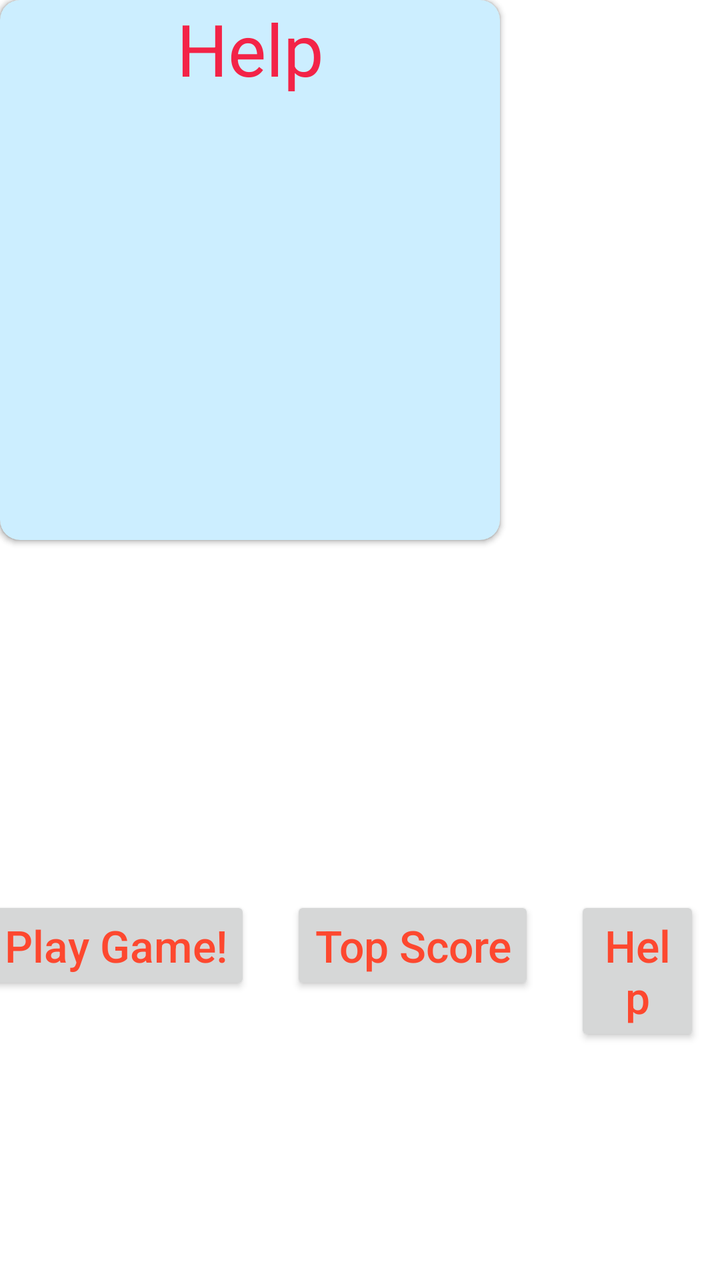
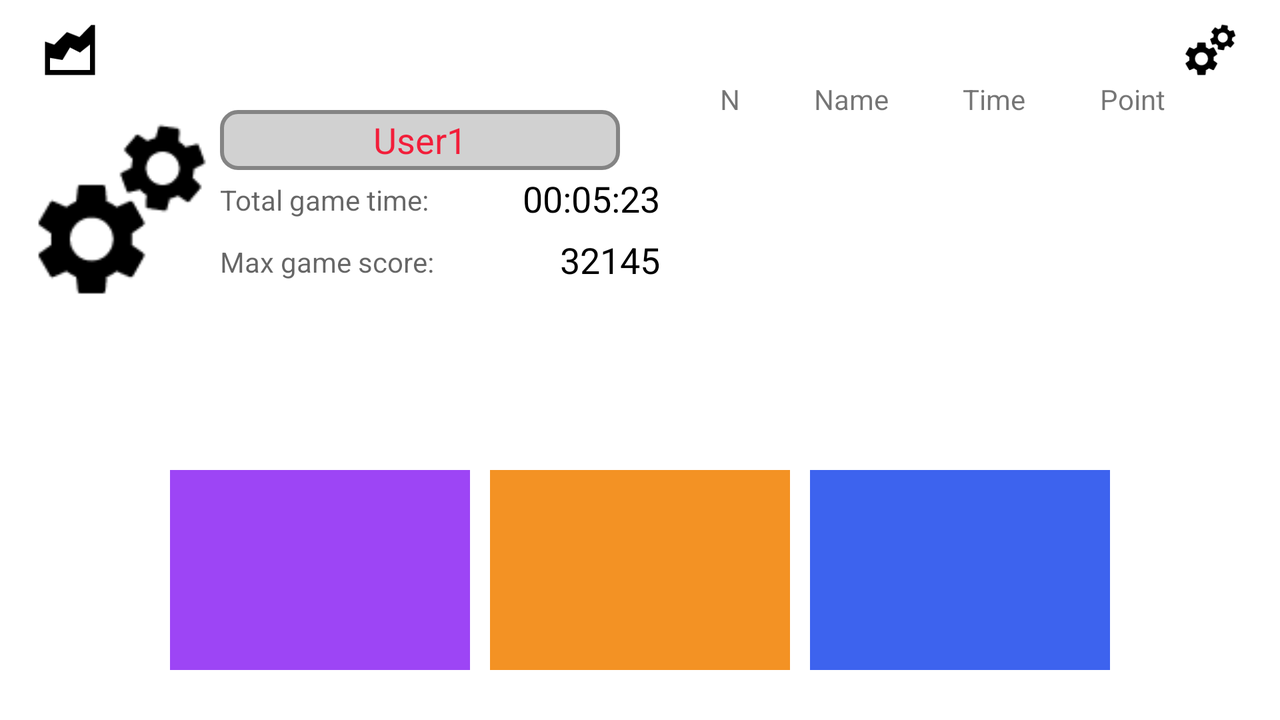

One screen, two layout resources from the same app: the default and the author's alternative for another configuration. Each is rendered where Android would select it; the XML of both is given below.
<!-- AndroidManifest.xml: application theme AppTheme -->
<!-- res/layout/activity_crossfade.xml -->
<RelativeLayout xmlns:android="http://schemas.android.com/apk/res/android"
    android:layout_width="match_parent"
    android:layout_height="match_parent"
    android:background="#ffffff"
    android:weightSum="1"
    >
    <LinearLayout
        android:layout_width="wrap_content"
        android:layout_height="wrap_content"
        android:layout_marginTop="50dp"
        android:gravity="bottom"
        android:layout_marginBottom="40dp"
        android:layout_marginLeft="50dp"
        >
        <EditText
            android:id = "@+id/nameField"
            android:layout_width="200dp"
            android:focusableInTouchMode="true"
            android:layout_height="match_parent"
            android:inputType="textPersonName"
            android:maxLines="1"
            android:text = "User1"
            android:imeOptions="flagNoFullscreen|flagNoExtractUi|actionDone"
            />
    </LinearLayout>


    <LinearLayout
        android:id="@+id/frameid"
        android:orientation="horizontal"
        android:gravity="center_horizontal|bottom"
        android:layout_marginBottom="40dp"
        android:layout_width="match_parent"
        android:layout_height="match_parent">

        <Button
            style="@style/ButtonStyle"
            android:id="@+id/play_btn"
            android:layout_width="wrap_content"
            android:layout_height="wrap_content"
            android:text="Play Game!"
            />

        <Button
            style="@style/ButtonStyle"
            android:layout_width="wrap_content"
            android:layout_height="wrap_content"
            android:text="Top Score"
            android:layout_marginLeft="20dp"
            android:id="@+id/statistic_btn"      />

        <Button
            style="@style/ButtonStyle"
            android:layout_width="wrap_content"
            android:layout_height="wrap_content"
            android:text="Help"
            android:layout_marginLeft="20dp"
            android:id="@+id/help_btn" />

        <Button
            style="@style/ButtonStyle"
            android:layout_width="wrap_content"
            android:layout_height="wrap_content"
            android:text="About"
            android:layout_marginLeft="20dp"
            android:id="@+id/about_button" />
    </LinearLayout>
    <include layout="@layout/about_content"
        android:id="@+id/include" />
    <include layout="@layout/help_content"/>

</RelativeLayout>
<!-- res/layout/about_content.xml (included above) -->
<android.support.v7.widget.CardView
        xmlns:android="http://schemas.android.com/apk/res/android"
        xmlns:card_view="http://schemas.android.com/apk/res-auto"
        android:id="@+id/card_about"
        android:layout_gravity="right|center"
        android:layout_width="250dp"
        android:layout_height="270dp"
        card_view:cardBackgroundColor = "@color/Marengo"
        card_view:cardCornerRadius="10dp"
        style="@style/CardView">
    <TextView
        android:id="@+id/info_text"
        android:layout_width="match_parent"
        android:layout_height="match_parent"
        android:textColor="#f5f6f7"
        android:text="About developers"
        android:gravity="center_vertical|center_horizontal|top"
        android:textSize="36sp"
        android:autoText="false" />
</android.support.v7.widget.CardView>
<!-- res/layout/help_content.xml (included above) -->
<android.support.v7.widget.CardView
    xmlns:android="http://schemas.android.com/apk/res/android"
    xmlns:card_view="http://schemas.android.com/apk/res-auto"
    android:id="@+id/card_help"
    android:layout_gravity="right|center"
    android:layout_width="250dp"
    android:layout_height="270dp"
    card_view:cardBackgroundColor = "@color/colorPang"
    card_view:cardCornerRadius="10dp"
    style="@style/CardView">
    <TextView
        android:id="@+id/info_text"
        android:layout_width="match_parent"
        android:layout_height="match_parent"
        android:textColor="#f32347"
        android:text="Help"
        android:gravity="center_vertical|center_horizontal|top"
        android:textSize="36sp"
        android:autoText="false"/>
</android.support.v7.widget.CardView>
<!-- resources referenced by this layout -->
<resources>
  <color name="colorPang">#cceeff</color>
  <style name="ButtonStyle">
          <item name="android:textSize">22sp</item>
          <item name="android:textColor">#fd482f</item>
          <item name="android:textAllCaps">false</item>
      </style>
  <style name="AppTheme" parent="Theme.AppCompat.Light">
          
          <item name="colorPrimary">@color/colorFull_transparent</item>
          <item name="colorPrimaryDark">@color/colorFull_transparent</item>
          <item name="colorAccent">@color/colorAccent</item>
          <item name="windowActionBar">false</item>
          <item name="windowNoTitle">true</item>
          <item name="android:windowFullscreen">true</item>
          <item name="android:windowContentOverlay">@null</item>
  
      </style>
  <color name="colorFull_transparent">#00000000</color>
  <color name="colorAccent">#3396ff</color>
</resources>
<!-- res/layout-land/activity_crossfade.xml (the author's variant of the layout above) -->
<!-- drawn on the phone turned sideways -->
<RelativeLayout xmlns:android="http://schemas.android.com/apk/res/android"
    android:layout_width="match_parent"
    android:layout_height="match_parent"
    android:background="#ffffff"
    android:weightSum="1"
    >

    <RelativeLayout
        android:id="@+id/topBar"
        android:orientation="horizontal"
        android:layout_width="match_parent"
        android:layout_height="wrap_content"
        android:layout_alignParentEnd="true"
        android:layout_alignParentRight="false"
        android:gravity="right"
        android:layout_marginTop="10dp"
        android:layout_marginRight="15dp"
        android:layout_marginLeft="15dp">

        <ImageButton
            android:layout_width="30dp"
            android:layout_height="30dp"
            android:id="@+id/iButtonDiagram"
            android:background="#0054a9f9"
            android:layout_gravity="left"
            android:layout_marginLeft="5dp"
            android:layout_marginRight="400dp"
            android:layout_alignParentLeft="true"
            android:scaleType="centerCrop"
            android:src="@drawable/chart96"/>

        <ImageButton
            android:layout_width="30dp"
            android:layout_height="30dp"
            android:id="@+id/iButtonAbout"
            android:background="#009ef47f"
            android:layout_marginRight="5dp"
            android:layout_marginLeft="5dp"
            android:layout_toLeftOf="@+id/iButtonSettings"
            android:scaleType="centerCrop"
            android:src="@drawable/info96"/>

        <ImageButton
            android:layout_width="30dp"
            android:layout_height="30dp"
            android:id="@+id/iButtonSettings"
            android:layout_marginRight="5dp"
            android:layout_marginLeft="5dp"
            android:layout_alignParentRight="true"
            android:src="@drawable/setting96"
            android:cropToPadding="false"
            android:background="#00f42020"
            android:scaleType="centerCrop"/>

    </RelativeLayout>

    <GridLayout
        android:id="@+id/userInfo"
        android:layout_width="wrap_content"
        android:layout_height="wrap_content"
        android:columnCount="2"
        android:rowCount="3"
        android:clickable="false"
        android:layout_alignParentTop="false"
        android:layout_marginTop="5dp"
        android:padding="10dp"
        android:layout_below="@+id/topBar"
        android:layout_above="@+id/gameButton"
        android:focusableInTouchMode="true"
        >

        <FrameLayout
            android:layout_width="wrap_content"
            android:layout_height="wrap_content"
            android:layout_row="0"
            android:layout_rowSpan="3">

            <ImageView
                android:layout_width="100dp"
                android:layout_height="100dp"
                android:id="@+id/imageView"
                android:layout_column="0"
                android:layout_row="0"
                android:layout_rowSpan="3"
                android:layout_gravity="center"
                android:src="@drawable/setting96"
                android:scaleType="centerCrop"/>
        </FrameLayout>

        <EditText
            android:id = "@+id/nameField"
            android:layout_width="wrap_content"
            android:focusableInTouchMode="true"
            android:layout_height="30dp"
            android:inputType="textPersonName"
            android:maxLines="1"
            android:width="200dp"
            android:text = "User1"
            android:layout_row="0"
            android:layout_column="1"
            android:gravity="center"
            android:background="@drawable/edit_text_style"
            android:textIsSelectable="false"


            android:hint = "Your Name"
            android:enabled="true"
            android:textColor="#f21e3a"
            android:singleLine="true"
            android:editable="true"/>

        <RelativeLayout
            android:layout_width="220dp"
            android:layout_height="30dp">

            <TextView
                android:layout_width="wrap_content"
                android:layout_height="match_parent"
                android:textAppearance="?android:attr/textAppearanceMedium"
                android:text="@string/totalGameTime"
                android:id="@+id/labelTime"
                android:textSize="14dp"
                android:layout_gravity="center"
                android:gravity="center"
                android:layout_alignParentLeft="true"/>

            <TextView
                android:layout_width="wrap_content"
                android:layout_height="match_parent"
                android:textAppearance="?android:attr/textAppearanceMedium"
                android:text="00:05:23"
                android:id="@+id/userTime"
                android:gravity="left|center"
                android:textColor="#000000"
                android:layout_gravity="center_vertical|right"
                android:layout_alignParentRight="true"
                android:layout_alignBaseline="@+id/labelTime"/>
        </RelativeLayout>

        <RelativeLayout
            android:layout_width="220dp"
            android:layout_height="30dp">


        <TextView
            android:layout_width="wrap_content"
            android:layout_height="match_parent"
            android:textAppearance="?android:attr/textAppearanceMedium"
            android:text="@string/maxGameScore"
            android:id="@+id/labelPoint"
            android:textSize="14dp"
            android:layout_gravity="center"
            android:gravity="center"
            android:layout_alignParentLeft="true"
            android:layout_alignBaseline="@+id/userPoint"/>

            <TextView
                android:layout_width="wrap_content"
                android:layout_height="match_parent"
                android:textAppearance="?android:attr/textAppearanceMedium"
                android:text="32145"
                android:id="@+id/userPoint"
                android:gravity="left|center"
                android:textColor="#000000"
                android:layout_gravity="center_vertical"
                android:layout_alignParentRight="true"/>

        </RelativeLayout>

    </GridLayout>


    <TableLayout
        android:layout_width="match_parent"
        android:layout_height="wrap_content"
        android:layout_toRightOf="@+id/userInfo"
        android:layout_below="@+id/topBar"
        android:id="@+id/tableHeader"
        android:layout_marginLeft="20dp"
        android:layout_marginRight="20dp">

    </TableLayout>

    <ScrollView
        android:layout_above="@+id/gameButton"
        android:layout_toRightOf="@+id/userInfo"
        android:layout_width="match_parent"
        android:layout_height="match_parent"
        android:layout_below="@+id/tableHeader"
        android:layout_alignLeft="@+id/tableHeader"
        android:layout_alignRight="@+id/tableHeader">

    <TableLayout
        android:id = "@+id/tableResult"
        android:layout_width="match_parent"
        android:layout_height="match_parent"

       >
        <TableRow android:layout_width="match_parent"
                  android:layout_height="wrap_content"
                  android:id="@+id/headerHidden">

            <TextView
                android:layout_width="match_parent"
                android:layout_height="wrap_content"
                android:textAppearance="?android:attr/textAppearanceSmall"
                android:text="@string/tableN"
                android:layout_weight="1"
                />

            <TextView
                android:layout_width="match_parent"
                android:layout_height="wrap_content"
                android:textAppearance="?android:attr/textAppearanceSmall"
                android:text="@string/tableName"
                android:layout_weight="1"
                />

            <TextView
                android:layout_width="match_parent"
                android:layout_height="wrap_content"
                android:textAppearance="?android:attr/textAppearanceSmall"
                android:text="@string/tableTime"
                android:layout_weight="1"
                />

            <TextView
                android:layout_width="match_parent"
                android:layout_height="wrap_content"
                android:textAppearance="?android:attr/textAppearanceSmall"
                android:text="@string/tablePoint"
                android:layout_weight="1"
                />
        </TableRow>
    </TableLayout>
</ScrollView>


    <LinearLayout
        android:id="@+id/gameButton"
        android:orientation="horizontal"
        android:layout_width="match_parent"
        android:layout_height="wrap_content"
        android:layout_alignLeft="@+id/userInfo"
        android:layout_centerInParent="true"
        android:gravity="center"
        android:layout_alignParentBottom="true"
        android:layout_marginBottom="20dp">

        <ImageButton
            android:layout_width="150dp"
            android:layout_height="100dp"
            android:id="@+id/iButtonTraining"
            android:background="#9d45f5"
            android:layout_margin="5dp"/>

        <ImageButton
            android:layout_width="150dp"
            android:layout_height="100dp"
            android:id="@+id/iButtonBattle"
            android:background="#f39224"
            android:layout_margin="5dp"/>

        <ImageButton
            android:layout_width="150dp"
            android:layout_height="100dp"
            android:id="@+id/iButtonSurvival"
            android:background="#3d63ee"
            android:layout_margin="5dp"/>

    </LinearLayout>


</RelativeLayout>
<!-- resources referenced by the variant -->
<!-- as the phone turned sideways resolves them -->
<resources>
  <!-- drawable chart96: png bitmap (drawable, 972 bytes) -->
  <!-- drawable edit_text_style (drawable) -->
  <?xml version="1.0" encoding="utf-8"?>
  <shape xmlns:android="http://schemas.android.com/apk/res/android"
         android:shape="rectangle" android:padding="10dp">
      <solid android:color="#bec2c2c2"/>
      <stroke android:width="2dip" android:color="#848484" />
      <corners
          android:bottomRightRadius="8dp"
          android:bottomLeftRadius="8dp"
          android:topLeftRadius="8dp"
          android:topRightRadius="8dp"/>
  </shape>
  <!-- drawable setting96: png bitmap (drawable, 2105 bytes) -->
  <string name="maxGameScore">Max game score:</string>
  <string name="tableN">N</string>
  <string name="tableName">Name</string>
  <string name="tablePoint">Point</string>
  <string name="tableTime">Time</string>
  <string name="totalGameTime">Total game time:</string>
  <style name="AppTheme" parent="Theme.AppCompat.Light">
          
          <item name="colorPrimary">@color/colorFull_transparent</item>
          <item name="colorPrimaryDark">@color/colorFull_transparent</item>
          <item name="colorAccent">@color/colorAccent</item>
          <item name="windowActionBar">false</item>
          <item name="windowNoTitle">true</item>
          <item name="android:windowFullscreen">true</item>
          <item name="android:windowContentOverlay">@null</item>
  
      </style>
  <color name="colorFull_transparent">#00000000</color>
  <color name="colorAccent">#3396ff</color>
</resources>
